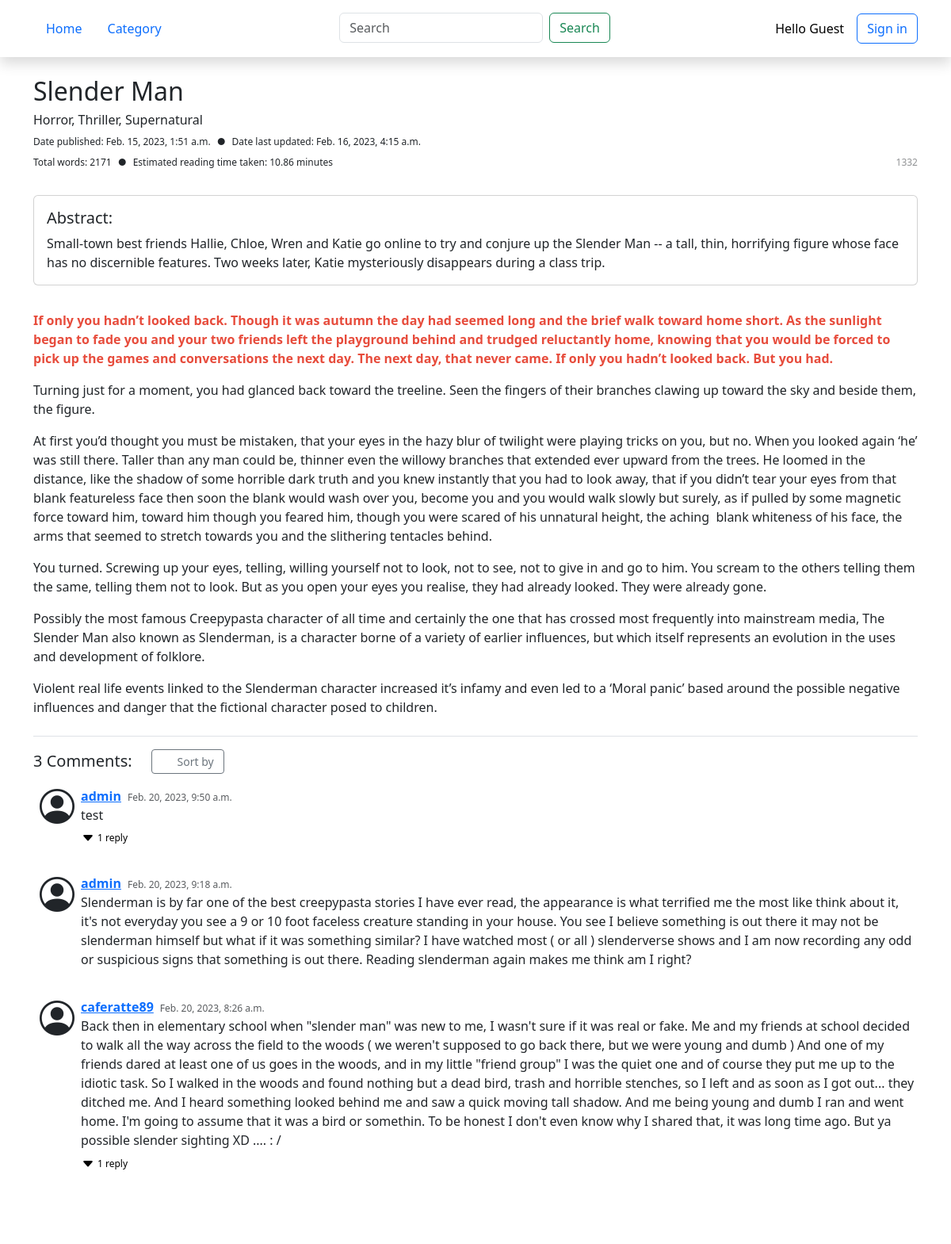
/oldstimes/story/2, run on an earlier commit of the app's database.
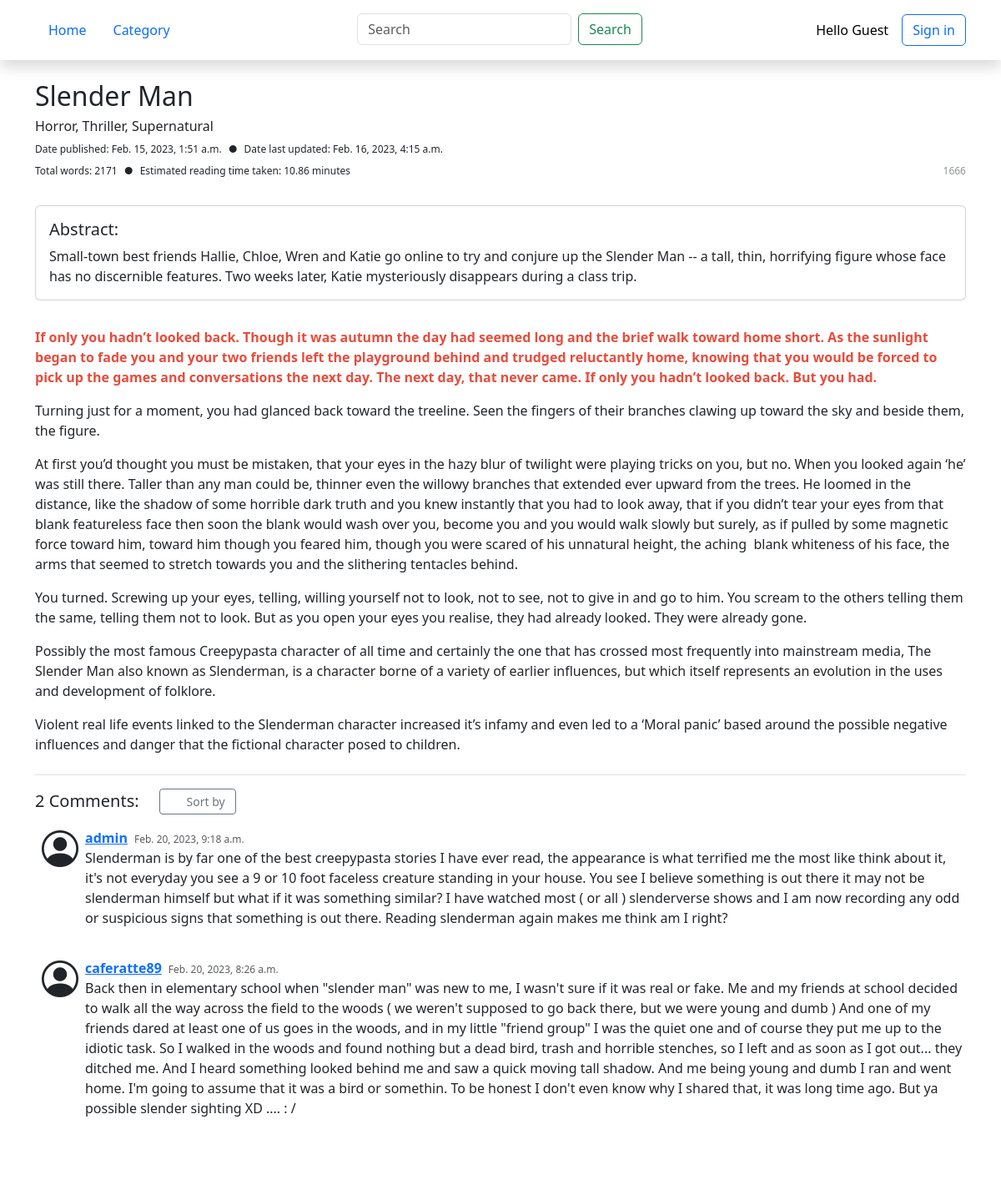
And on a later commit of the database.
### old_straits_times/models.py (models this page shows, shortened)
class Story(models.Model):
    title = models.CharField(max_length=50)
    author = models.ForeignKey(Author, on_delete=models.CASCADE)
    genre = models.ManyToManyField(Genre)
    abstract = models.TextField(max_length=250, blank=True,
                                   validators=[MaxLengthValidator(250)])
    date_published = models.DateTimeField('date published', auto_now_add=True)
    date_last_updated = models.DateTimeField('date last updated')
    views_in_week = models.IntegerField(default=0)
    views_total = models.IntegerField(default=0)
    content = RichTextField()
    def comments(self):
        return Comment.objects.filter(story=self.pk, reply_to=None).order_by('-date_published')
    def get_views_total(self):
        return f'{self.views_total:3}'
    def get_word_count(self):
        return len(re.sub(r'<.*?>||&.*?;||^\n', '', self.content).strip())
    def get_reading_time_taken(self):
        return round(self.get_word_count() / 200, 2)
    def get_genre(self):
        return ", ".join([s.name for s in self.genre.all()])
    get_genre.short_description = 'Genre'

class Comment(models.Model):
    story = models.ForeignKey(Story, on_delete=models.CASCADE)
    commenter = models.ForeignKey(Author, null=True, on_delete=models.SET_NULL)
    reply_to = models.ForeignKey('Comment', null=True, blank=True, on_delete=models.CASCADE)
    content = models.TextField(blank=True)
    date_published = models.DateTimeField('date published', auto_now_add=True)
    edited = models.BooleanField(default=False)
    likes = models.ManyToManyField(Author, blank=True, related_name='likeses')
    dislikes = models.ManyToManyField(Author, blank=True, related_name='dislikeses')
    def replies(self):
        return Comment.objects.filter(reply_to=self)

class Author(AbstractUser):
    bio = RichTextField()
    country = models.CharField(max_length=60, default="")
    social1 = models.CharField(max_length=120, default="")
    social2 = models.CharField(max_length=120, default="")
    social3 = models.CharField(max_length=120, default="")
    social4 = models.CharField(max_length=120, default="")

class Genre(models.Model):
    name = models.CharField(max_length=30)

### old_straits_times/views.py (the view, shortened to what this page needs)
# urls.py: path('story/<int:story_id>', views.story, name='story'),
def story(request, story_id):
    story = get_object_or_404(Story, pk=story_id)
    template_name = 'old_straits_times/story.html'
    if story and story.author.pk != request.user.pk:
        story.views_total += 1
        story.save()
    return render(request, template_name, {
        'story': story
    })

### old_straits_times/templates/old_straits_times/story.html (shortened to what this page needs)
{% extends './base.html' %}
{% block content %}
    <div>
        <div class="d-flex justify-content-between align-items-center">
            <h2>{{ story.title }}</h2>
        </div>
        <h6>{{ story.get_genre }}</h6>
        <div class="d-flex justify-content-between align-items-end">
            <div>
                <div class="d-flex mb-2">
                    <p class="fs-7 mb-0">Date published: {{ story.date_published }}</p>
                    <p class="fs-7 mb-0 mx-2">●</p>
                    <p class="fs-7 mb-0">Date last updated: {{ story.date_last_updated }}</p>
                </div>
                <div class="d-flex mb-2">
                    <p class="fs-7 mb-0">Total words: {{ story.get_word_count }}</p>
                    <p class="fs-7 mb-0 mx-2">●</p>
                    <p class="fs-7 mb-0">Estimated reading time taken: {{ story.get_reading_time_taken }} minute{{ story.get_reading_time_taken|pluralize }}</p>
                </div>
            </div>
            <div>
                <div class="d-flex mb-2 text-body-tertiary">
                    <p id='views' class="fs-7 mb-0">{{ story.get_views_total }}</p>
                </div>
            </div>
        </div>
        <div class='card p-3 my-4'>
            <h5>Abstract:</h5>
            {{ story.abstract }}
        </div>
        <div class="py-2">
            {{ story.content | safe }}
        </div>
        <div class="border-top py-3">
            <div class="d-flex align-items-center">
                <h5 class="mb-0">{{ story.comments.count }} Comment{{ story.comments.count|pluralize }}:</h5>
                <div class="ms-4">
                    <button class="btn btn-sm btn-icon btn-outline-secondary d-flex align-items-center">
                        <div></div>
                        Sort by
                    </button>
                </div>
            </div>
            <ul class="list-unstyled py-2">
                {% for comment in story.comments %}
                    <li class="comment-item mb-4">
                        <div class="d-flex">
                            <i class="comment-item-icon bi bi-person-circle"></i>
                            <div class="comment-item-text">
                                <div class="d-flex align-items-baseline">
                                    <a href="{% url 'oldstimes:profile' comment.commenter.username %}">
                                        <p class="mb-0 fs-6 fw-semibold">{{ comment.commenter }}</p>
                                    </a>
                                    <p class="mb-0 fs-7 ms-2 text-muted">{{ comment.date_published }}</p>
                                </div>
                                <p class="mb-1">{{ comment.content }}</p>
                                {% if comment.replies.count > 0 %}
                                    {% include "./story_reply.html" with recursive_round=0 comment_pk=comment_pk replies=comment.replies %}
                                {% endif %}
                            </div>
                        </div>
                    </li>
                {% endfor %}
            </ul>
        </div>
    </div>
{% endblock content %}

### old_straits_times/templates/old_straits_times/story_reply.html (shortened to what this page needs)
<button class="btn btn-link m-0 p-0 text-black text-decoration-none" onclick="triggerShowReplies(this, 'replyPostContainer-{{ comment_pk }}')">
    <div class="d-flex align-items-center">
        <i class="bi bi-caret-down-fill"></i>
        <p class="ms-1 fs-7 mb-0">{{ replies.count }} repl{{ replies.count|pluralize:'y,ies' }}</p>
    </div>
</button>

What changed in the data, as far as the page shows it:
removed Comment: commenter "admin", date_published "Feb. 20, 2023, 9:50 a.m.", content "test", count "1"
changed Story "Slender Man": get_views_total "1332" → "1666"; comments.count "3" → "2"
shown differently, row unchanged: Comment "Feb. 20, 2023, 8:26 a.m.": count "1" → (not shown)
